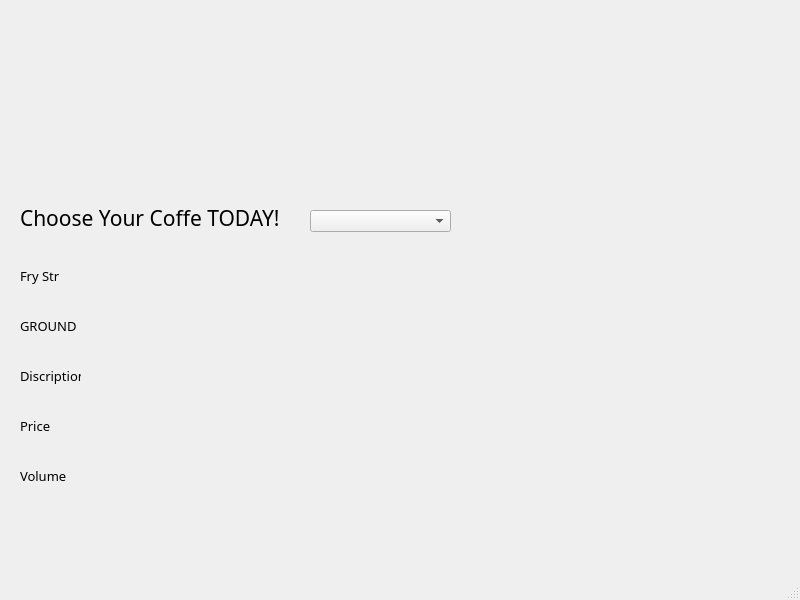
<?xml version="1.0" encoding="UTF-8"?>
<ui version="4.0">
 <class>MainWindow</class>
 <widget class="QMainWindow" name="MainWindow">
  <property name="geometry">
   <rect>
    <x>0</x>
    <y>0</y>
    <width>800</width>
    <height>600</height>
   </rect>
  </property>
  <property name="windowTitle">
   <string>MainWindow</string>
  </property>
  <widget class="QWidget" name="centralwidget">
   <widget class="QComboBox" name="comboBox">
    <property name="geometry">
     <rect>
      <x>310</x>
      <y>210</y>
      <width>141</width>
      <height>22</height>
     </rect>
    </property>
   </widget>
   <widget class="QLabel" name="label">
    <property name="geometry">
     <rect>
      <x>20</x>
      <y>210</y>
      <width>271</width>
      <height>16</height>
     </rect>
    </property>
    <property name="font">
     <font>
      <family>Microsoft YaHei UI Light</family>
      <pointsize>16</pointsize>
     </font>
    </property>
    <property name="text">
     <string>Choose Your Coffe TODAY!</string>
    </property>
   </widget>
   <widget class="QLabel" name="label_3">
    <property name="geometry">
     <rect>
      <x>20</x>
      <y>260</y>
      <width>61</width>
      <height>31</height>
     </rect>
    </property>
    <property name="font">
     <font>
      <family>Microsoft YaHei UI Light</family>
      <pointsize>10</pointsize>
     </font>
    </property>
    <property name="text">
     <string>Fry Str</string>
    </property>
   </widget>
   <widget class="QLabel" name="fry_str">
    <property name="geometry">
     <rect>
      <x>100</x>
      <y>260</y>
      <width>61</width>
      <height>31</height>
     </rect>
    </property>
    <property name="font">
     <font>
      <family>Microsoft YaHei UI Light</family>
      <pointsize>10</pointsize>
     </font>
    </property>
    <property name="text">
     <string/>
    </property>
   </widget>
   <widget class="QLabel" name="label_5">
    <property name="geometry">
     <rect>
      <x>20</x>
      <y>310</y>
      <width>61</width>
      <height>31</height>
     </rect>
    </property>
    <property name="font">
     <font>
      <family>Microsoft YaHei UI Light</family>
      <pointsize>10</pointsize>
     </font>
    </property>
    <property name="text">
     <string>GROUND</string>
    </property>
   </widget>
   <widget class="QLabel" name="label_6">
    <property name="geometry">
     <rect>
      <x>20</x>
      <y>360</y>
      <width>61</width>
      <height>31</height>
     </rect>
    </property>
    <property name="font">
     <font>
      <family>Microsoft YaHei UI Light</family>
      <pointsize>10</pointsize>
     </font>
    </property>
    <property name="text">
     <string>Discription'</string>
    </property>
   </widget>
   <widget class="QLabel" name="ground">
    <property name="geometry">
     <rect>
      <x>100</x>
      <y>310</y>
      <width>61</width>
      <height>31</height>
     </rect>
    </property>
    <property name="font">
     <font>
      <family>Microsoft YaHei UI Light</family>
      <pointsize>10</pointsize>
     </font>
    </property>
    <property name="text">
     <string/>
    </property>
   </widget>
   <widget class="QLabel" name="discription">
    <property name="geometry">
     <rect>
      <x>100</x>
      <y>360</y>
      <width>691</width>
      <height>31</height>
     </rect>
    </property>
    <property name="font">
     <font>
      <family>Microsoft YaHei UI Light</family>
      <pointsize>10</pointsize>
     </font>
    </property>
    <property name="text">
     <string/>
    </property>
   </widget>
   <widget class="QLabel" name="label_9">
    <property name="geometry">
     <rect>
      <x>20</x>
      <y>410</y>
      <width>61</width>
      <height>31</height>
     </rect>
    </property>
    <property name="font">
     <font>
      <family>Microsoft YaHei UI Light</family>
      <pointsize>10</pointsize>
     </font>
    </property>
    <property name="text">
     <string>Price</string>
    </property>
   </widget>
   <widget class="QLabel" name="label_10">
    <property name="geometry">
     <rect>
      <x>20</x>
      <y>460</y>
      <width>61</width>
      <height>31</height>
     </rect>
    </property>
    <property name="font">
     <font>
      <family>Microsoft YaHei UI Light</family>
      <pointsize>10</pointsize>
     </font>
    </property>
    <property name="text">
     <string>Volume</string>
    </property>
   </widget>
   <widget class="QLabel" name="price">
    <property name="geometry">
     <rect>
      <x>100</x>
      <y>410</y>
      <width>61</width>
      <height>31</height>
     </rect>
    </property>
    <property name="font">
     <font>
      <family>Microsoft YaHei UI Light</family>
      <pointsize>10</pointsize>
     </font>
    </property>
    <property name="text">
     <string/>
    </property>
   </widget>
   <widget class="QLabel" name="volume">
    <property name="geometry">
     <rect>
      <x>100</x>
      <y>460</y>
      <width>61</width>
      <height>31</height>
     </rect>
    </property>
    <property name="font">
     <font>
      <family>Microsoft YaHei UI Light</family>
      <pointsize>10</pointsize>
     </font>
    </property>
    <property name="text">
     <string/>
    </property>
   </widget>
  </widget>
  <widget class="QMenuBar" name="menubar">
   <property name="geometry">
    <rect>
     <x>0</x>
     <y>0</y>
     <width>800</width>
     <height>21</height>
    </rect>
   </property>
  </widget>
  <widget class="QStatusBar" name="statusbar"/>
 </widget>
 <resources/>
 <connections/>
</ui>
